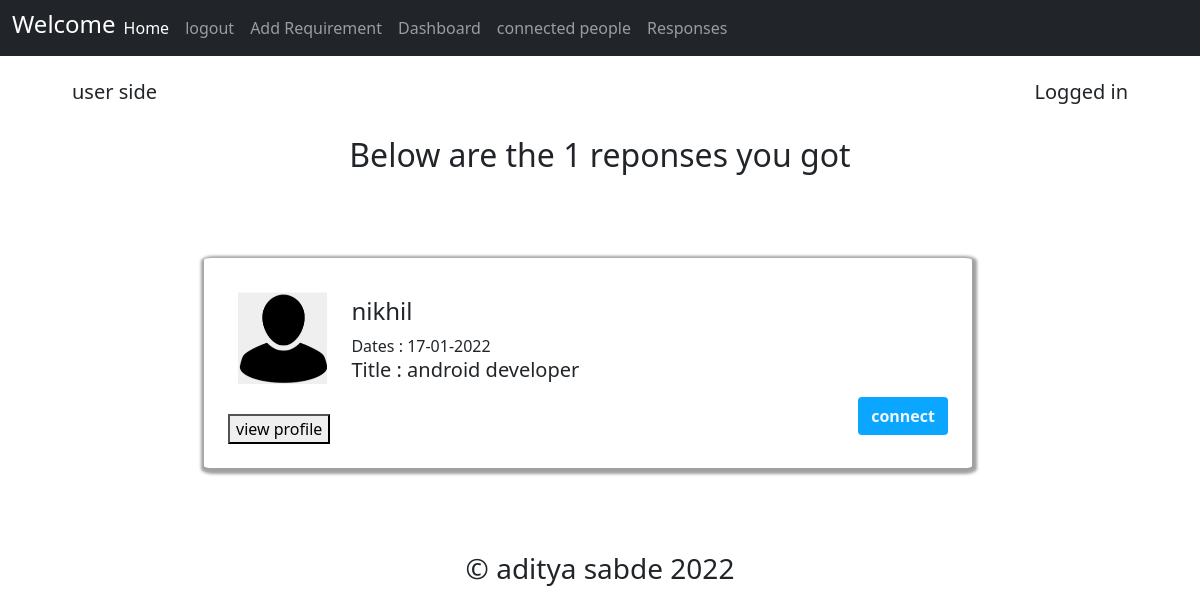
Page /buyers/response.php (signed in) on the committed database.
### tables this page shows
CREATE TABLE `adityabuyer` (
  `id` int(11) NOT NULL,
  `buyers` varchar(255) DEFAULT NULL,
  `dates` varchar(255) DEFAULT NULL,
  `category` varchar(255) DEFAULT NULL,
  `locations` varchar(255) DEFAULT NULL,
  `morerequirement` varchar(255) DEFAULT NULL,
  `budget` varchar(255) DEFAULT NULL,
  `messages` varchar(255) DEFAULT NULL,
  `title` varchar(255) DEFAULT NULL,
  `statuses` int(2) DEFAULT 1
);

### buyers/response.php (the view, shortened to what this page needs)
<!DOCTYPE html>
<html lang="en">
    <head>
        <link href="https://cdn.jsdelivr.net/npm/bootstrap@5.1.3/dist/css/bootstrap.min.css" rel="stylesheet">
    </head>
    <body>
    <?php require "nav.php"; ?>
        <div class="header">
            <h5>user side </h5>
            <h5>Logged in</h5>
        </div>
        <?php
        $name = $_SESSION['username'].'buyer';
            require "../dbconnect.php";
            $sql1 = "select * from `$name`";
            $result1 = mysqli_query($conn,$sql1) or die(mysqli_error($conn));
            $count = mysqli_num_rows($result1);
            echo '<br>
                <center><h2>Below are the '.$count.' reponses you got</h2></center>
            ';
        ?>
        <?php
        $sql ="select * from `$name`";
        $result = mysqli_query($conn,$sql) or die(mysqli_error($sql));
        while($data = mysqli_fetch_array($result))
        {
            echo'
                <div class="box">
                    <div class="head">
                        <img src="../img/img4.png" alt="image">
                        <div class="name">
                        <h4>'.$data['buyers'].'</h4>
                        Dates  : '.$data['dates'].'<br>
                        <h5>Title : '.$data['title'].'</h5>
                    </div>
                </div>
                <div class="content">
                    <div class="info"><a id="mybtn" href="viewdetailresponse.php?id='.$data['id'].'"><button class="Btn" >view profile</button>
                        <a href="congooperation.php?name='.$data['buyers'].'" id="ref"><button  class="btn"><b>connect</b></a></button></div>
                    </div>
                </div>
            ' ;
            }
        ?>
        <div class="footer" style="position:center;">
            <center><h3>&copy aditya sabde 2022</h3></center>
        </div>
    </body>
</html>

### buyers/response.php (style rules this page uses)
.name { padding: 2%; }
.head img { height: 114px; width: 109px; margin: 0%; padding: 10px; }
.head { display:flex; flex-direction:row; }
.box { margin: 7%; margin-left: 17%; margin-right: 19%; padding: 2%; border-radius: 1%; box-shadow: 1px 2px 3px 4px rgb(20 20 20 / 40%); }
.btn { height: 2%; margin-left: 6%; margin-top: -1%; background-color: #0ba6ff; }
.info { display: flex; justify-content: space-between; }
#ref { text-decoration: none; color: aliceblue; }
.header { display: flex; justify-content: space-between; margin-right: 6%; margin-left: 6%; margin-top: 2%; }
#mybtn { margin-top:10px; height: 35%; background-color: lightgreen; padding: -1%; margin-right: 121px; }

### rows in the picture
adityabuyer: buyers "nikhil", dates "17-01-2022", title "android developer"

### other values in the picture
$count "1"
